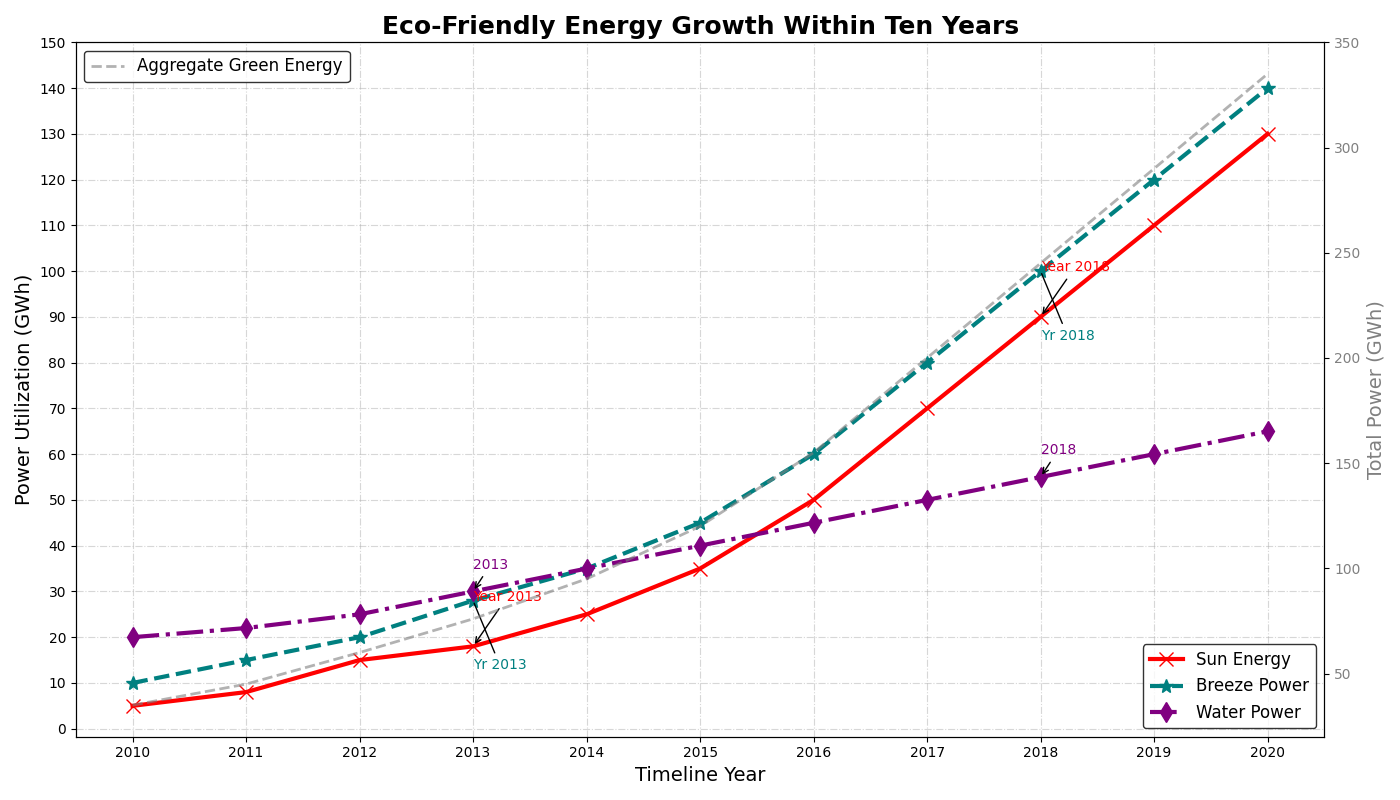

Write Python code to recreate this figure.
import matplotlib.pyplot as plt
import numpy as np

years = np.arange(2010, 2021)

solar_energy = [5, 8, 15, 18, 25, 35, 50, 70, 90, 110, 130]
wind_energy = [10, 15, 20, 28, 35, 45, 60, 80, 100, 120, 140]
hydro_energy = [20, 22, 25, 30, 35, 40, 45, 50, 55, 60, 65]

fig, ax1 = plt.subplots(figsize=(14, 8))

ax1.plot(years, solar_energy, label='Sun Energy', color='red', marker='x', markersize=10, linewidth=3)
ax1.plot(years, wind_energy, label='Breeze Power', color='teal', marker='*', markersize=10, linewidth=3, linestyle='--')
ax1.plot(years, hydro_energy, label='Water Power', color='purple', marker='d', markersize=10, linewidth=3, linestyle='-.')

ax1.set_title('Eco-Friendly Energy Growth Within Ten Years', fontsize=18, fontweight='bold')
ax1.set_xlabel('Timeline Year', fontsize=14)
ax1.set_ylabel('Power Utilization (GWh)', fontsize=14)

ax1.set_xticks(years)
ax1.set_yticks(np.arange(0, 151, step=10))
ax1.grid(alpha=0.5, linestyle='-.')

ax1.legend(loc='lower right', fontsize=12, edgecolor='black')

key_years = [2013, 2018]
for year in key_years:
    idx = np.where(years == year)[0][0]
    ax1.annotate(f'Year {year}', xy=(years[idx], solar_energy[idx]), xytext=(years[idx], solar_energy[idx]+10),
                 arrowprops=dict(facecolor='gray', arrowstyle='->'), fontsize=10, color='red')
    ax1.annotate(f'Yr {year}', xy=(years[idx], wind_energy[idx]), xytext=(years[idx], wind_energy[idx]-15),
                 arrowprops=dict(facecolor='gray', arrowstyle='-'), fontsize=10, color='teal')
    ax1.annotate(f'20{year%100}', xy=(years[idx], hydro_energy[idx]), xytext=(years[idx], hydro_energy[idx]+5),
                 arrowprops=dict(facecolor='gray', arrowstyle='->'), fontsize=10, color='purple')

combined_energy = np.array(solar_energy) + np.array(wind_energy) + np.array(hydro_energy)
ax2 = ax1.twinx()
ax2.plot(years, combined_energy, label='Aggregate Green Energy', color='gray', linewidth=2, alpha=0.6, linestyle='--')
ax2.set_ylabel('Total Power (GWh)', fontsize=14, color='gray')
ax2.tick_params(axis='y', labelcolor='gray')
ax2.legend(loc='upper left', fontsize=12, edgecolor='black')

plt.tight_layout()
plt.show()
